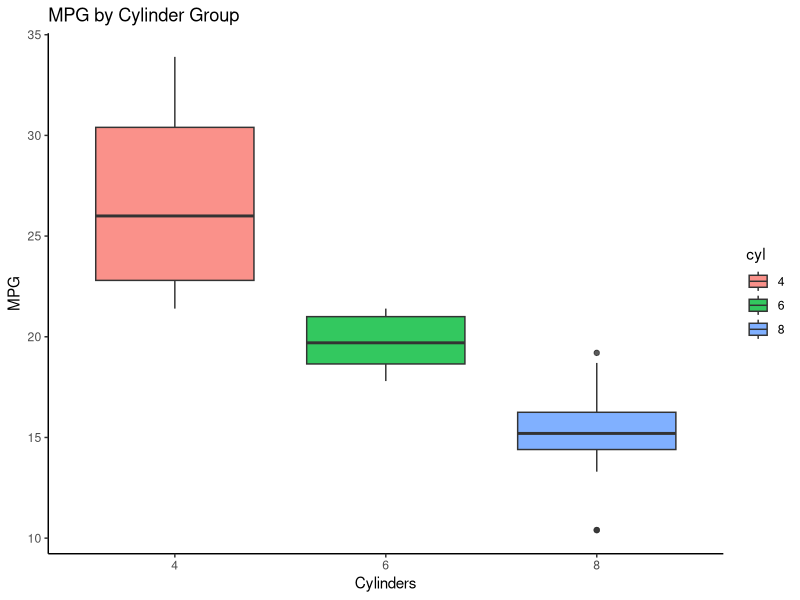
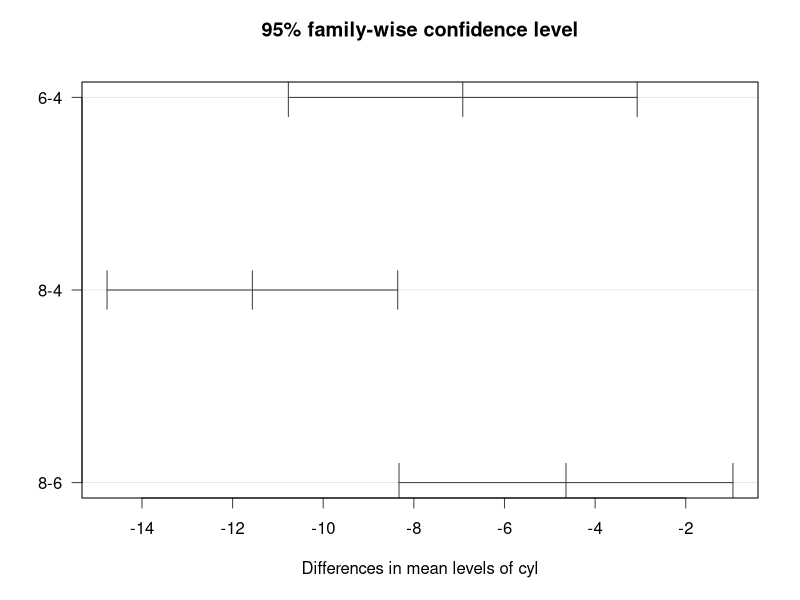
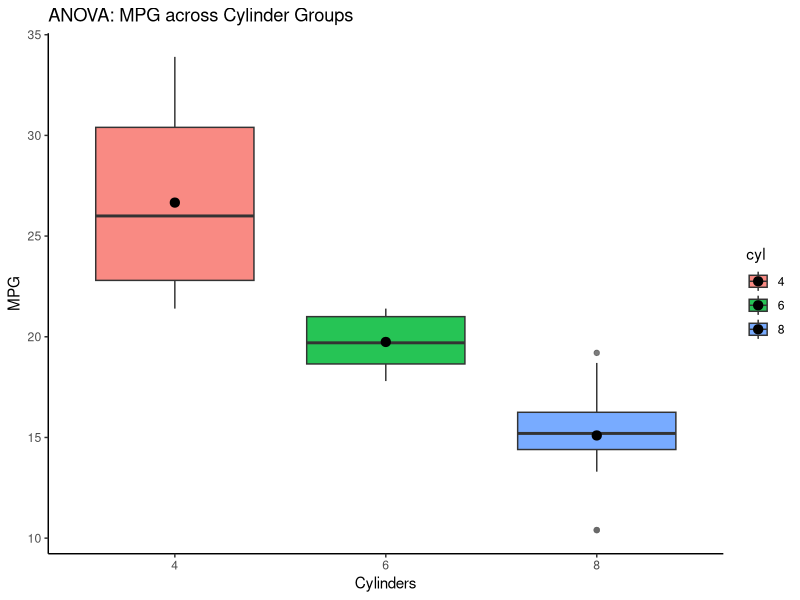

R code for these plots, in order:
# ===============================================================
# 載入套件
# ===============================================================

library(dplyr)
library(ggplot2)
library(broom)   # 整理模型/ANOVA/Tukey輸出

# ===============================================================
# 內建資料集：mtcars（示範單因子／多因子 ANOVA）
# ===============================================================

data(mtcars)
mtcars2 <- as_tibble(mtcars) %>%
  mutate(
    cyl = factor(cyl),                         # 4/6/8 三組 → 分組因子
    am  = factor(am, labels = c("automatic","manual"))
  )

# 基本概覽與分布（目標：比較三組 cyl 的 mpg 平均數差異）
summary(mtcars2[, c("mpg","cyl")])
ggplot(mtcars2, aes(x = cyl, y = mpg, fill = cyl)) +
  geom_boxplot(alpha = 0.8) +
  labs(title = "MPG by Cylinder Group", x = "Cylinders", y = "MPG") +
  theme_classic()

# ---------------------------------------------------------------
# 變異數分析（ANOVA）觀念速記
# ---------------------------------------------------------------
# 1) 目的：比較多組（≥2）平均數是否相等（至少有一組不同）
# 2) 等價關係：
#    - 二組時：ANOVA 的 F 與（等變異）t 檢定的 t^2 完全一致
#    - ANOVA 是線性模型（lm）的特例（類別自變數）
# 3) ANOVA 表：F = 組間均方 / 組內均方；Pr(>F) 是整體多組檢定 p 值
# 4) 事後比較：TukeyHSD 比對所有成對組別差異並控制整體第一類錯誤率

# ===============================================================
# 一、單因子 ANOVA（單因子線性模型）
#    y = mpg，因子 x = cyl（三組）
# ===============================================================

# 以 lm 擬合（ANOVA 是 lm 的特例）
fit <- lm(mpg ~ cyl, data = mtcars2)

# (A) ANOVA 表（整體多組比較）
anova_tbl <- anova(fit)
anova_tbl
tidy(anova_tbl)  # 整理成乾淨表格

# (B) 線性模型摘要（係數以「基準組」為參考差異）
summary(fit)

# (C) aov 等價寫法（方便直接做 TukeyHSD）
aov_fit <- aov(mpg ~ cyl, data = mtcars2)

# ===============================================================
# 二、變更因子基準（relevel）：解讀不同「基準組」的係數
# ===============================================================

levels(mtcars2$cyl)                 # 目前基準是字母序第一層（"4"）
mtcars3 <- mtcars2 %>% mutate(cyl = relevel(cyl, ref = "8"))  # 改成以 8 缸為基準
levels(mtcars3$cyl)                 # 目前基準是字母序第一層（"8"）
summary(lm(mpg ~ cyl, data = mtcars3))  # 截距=8缸平均；其餘係數=相對 8 缸的平均差

# ===============================================================
# 三、Tukey 事後比較（多重比較校正）
# ===============================================================

tuk <- TukeyHSD(aov_fit)  # 對所有成對組別做比較（含CI與調整後p值）
tuk
tidy(tuk)

# 可視化 Tukey 結果（基於 aov 物件）
plot(tuk, las = 1, col = "gray25")

# ===============================================================
# 四、結果視覺化（箱型圖 + 平均點/誤差棒可加強）
# ===============================================================

ggplot(mtcars2, aes(cyl, mpg, fill = cyl)) +
  geom_boxplot(alpha = 0.85, outlier.colour = "gray40") +
  stat_summary(fun = mean, geom = "point", size = 2.8, color = "black") +
  labs(title = "ANOVA: MPG across Cylinder Groups",
       x = "Cylinders", y = "MPG") +
  theme_classic()

# ===============================================================
# 五、延伸：雙因子 ANOVA（含交互作用）
#    y = mpg；因子 x1 = cyl，因子 x2 = am（自排/手排）
# ===============================================================

fit2 <- lm(mpg ~ cyl * am, data = mtcars2)  # 主效應 + 交互作用
anova(fit2)       # Type I ANOVA（逐步平方和）
summary(fit2)     # 係數解讀：基準組 + 各主效應 + 交互作用項

# （需要 Type II / III 時，可使用 car::Anova）
# install.packages("car")
# library(car)
# Anova(fit2, type = 2)   # Type II
# Anova(fit2, type = 3)   # Type III（需檢查對比設定）

